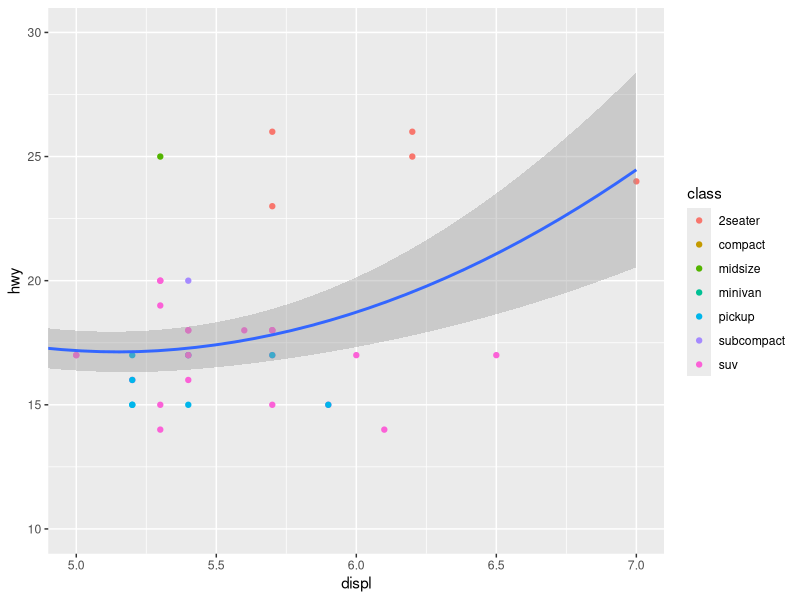
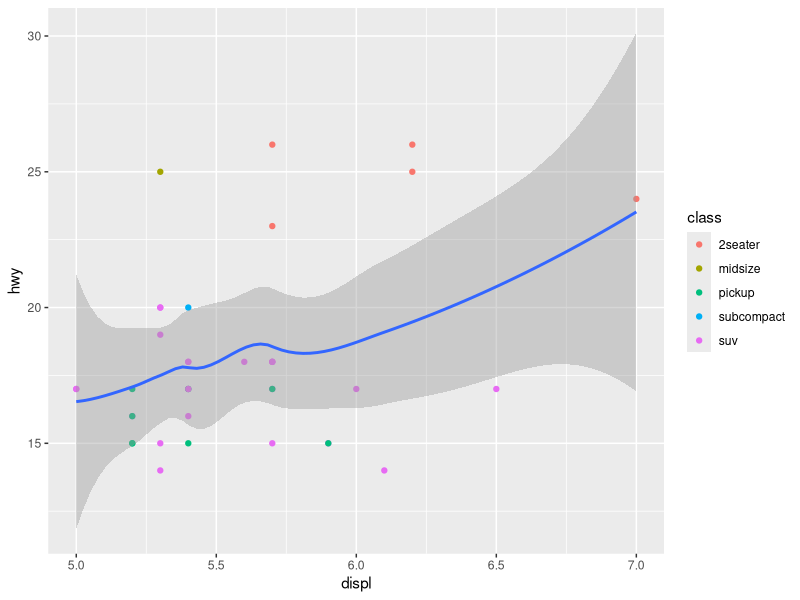
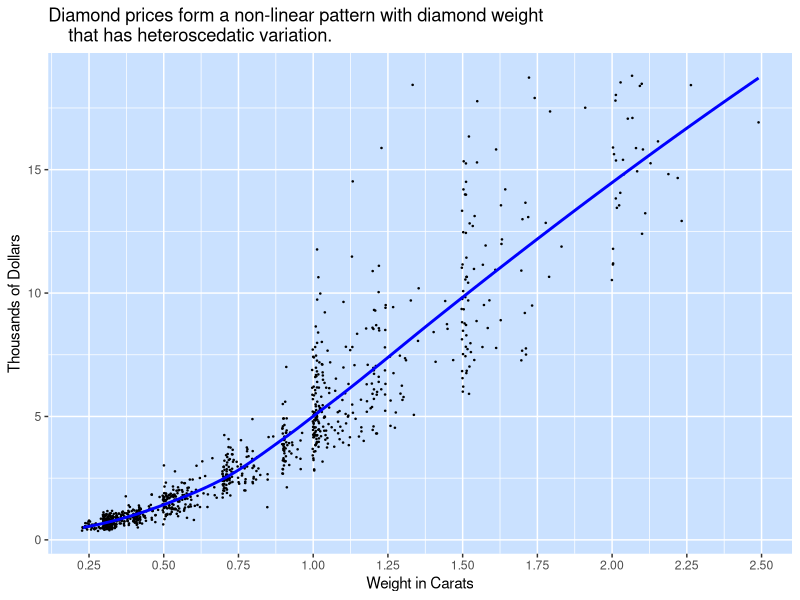

The R source for these figures, in order:
## ---- chunk 1
knitr::opts_chunk$set(echo = TRUE,
                      warning = FALSE,
                      message = FALSE)
library(tidyverse)
## ---- chunk 2
mpg %>% 
  ggplot(aes(displ, hwy)) +
  geom_point(aes(color = class)) +
  geom_smooth() +
  coord_cartesian(xlim = c(5, 7), ylim = c(10, 30))
## ---- chunk 3
mpg %>%
  filter(displ >= 5, displ <= 7, hwy >= 10, hwy <= 30) %>%
  ggplot(aes(displ, hwy)) +
  geom_point(aes(color = class)) +
  geom_smooth()
## ---- chunk 4
diamonds %>% 
  sample_n(1000) %>% 
  filter(carat <= 2.5) %>% 
  ggplot(aes(carat, price / 1000)) +
  geom_point(size = 0.5, shape = 20, position = "jitter") +
  geom_smooth(colour = "blue", se = FALSE) +
  labs(
    title = "Diamond prices form a non-linear pattern with diamond weight
    that has heteroscedatic variation.",
    y = "Thousands of Dollars",
    x = "Weight in Carats"
  ) +
  scale_x_continuous(breaks = seq(0, 2.5, 0.25)) +
  theme(panel.background = element_rect(fill = "lightsteelblue1"))
